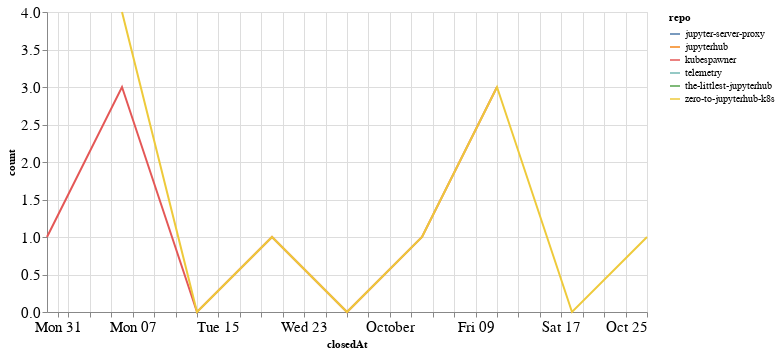

Notebook cell for this chart:
### Code cell
closed_by_time = closed_by.groupby('repo').resample('W', on='closedAt').count()['author'].reset_index()
closed_by_time = closed_by_time.rename(columns={'author': 'count'})

alt.Chart(closed_by_time, width=600).mark_line().encode(
    x='closedAt',
    y='count',
    color='repo',
    tooltip="repo"
)

### Figure 1 — Vega-Lite specification as saved in the notebook (floating-point values rounded to 4 significant figures)
{"config": {"axisLeft": {"labelFontSize": 15}, "axisBottom": {"labelFontSize": 15}}, "data": {"name": "data-5a361acb8161de81e55f71f4c79087e8"}, "mark": "line", "encoding": {"color": {"type": "nominal", "field": "repo"}, "tooltip": {"type": "nominal", "field": "repo"}, "x": {"type": "temporal", "field": "closedAt"}, "y": {"type": "quantitative", "field": "count"}}, "width": 600, "$schema": "https://vega.github.io/schema/vega-lite/v4.8.1.json", "datasets": {"data-5a361acb8161de81e55f71f4c79087e8": [{"repo": "jupyter-server-proxy", "closedAt": "2020-09-20T00:00:00", "count": 2}, {"repo": "jupyterhub", "closedAt": "2020-09-20T00:00:00", "count": 1}, {"repo": "kubespawner", "closedAt": "2020-08-30T00:00:00", "count": 1}, {"repo": "kubespawner", "closedAt": "2020-09-06T00:00:00", "count": 3}, {"repo": "kubespawner", "closedAt": "2020-09-13T00:00:00", "count": 0}, {"repo": "kubespawner", "closedAt": "2020-09-20T00:00:00", "count": 1}, {"repo": "kubespawner", "closedAt": "2020-09-27T00:00:00", "count": 0}, {"repo": "kubespawner", "closedAt": "2020-10-04T00:00:00", "count": 1}, {"repo": "kubespawner", "closedAt": "2020-10-11T00:00:00", "count": 3}, {"repo": "telemetry", "closedAt": "2020-08-30T00:00:00", "count": 1}, {"repo": "the-littlest-jupyterhub", "closedAt": "2020-09-20T00:00:00", "count": 1}, {"repo": "zero-to-jupyterhub-k8s", "closedAt": "2020-09-06T00:00:00", "count": 4}, {"repo": "zero-to-jupyterhub-k8s", "closedAt": "2020-09-13T00:00:00", "count": 0}, {"repo": "zero-to-jupyterhub-k8s", "closedAt": "2020-09-20T00:00:00", "count": 1}, {"repo": "zero-to-jupyterhub-k8s", "closedAt": "2020-09-27T00:00:00", "count": 0}, {"repo": "zero-to-jupyterhub-k8s", "closedAt": "2020-10-04T00:00:00", "count": 1}, {"repo": "zero-to-jupyterhub-k8s", "closedAt": "2020-10-11T00:00:00", "count": 3}, {"repo": "zero-to-jupyterhub-k8s", "closedAt": "2020-10-18T00:00:00", "count": 0}, {"repo": "zero-to-jupyterhub-k8s", "closedAt": "2020-10-25T00:00:00", "count": 1}]}}
